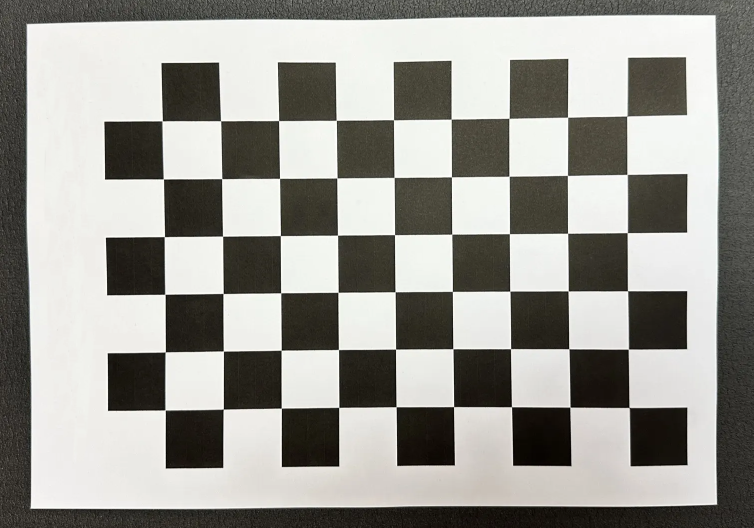
//> input picture bloque_1/clase_3/soluciones/data/chessboard.png, 1507 x 1055 px (shown at 1/2 size)
$ ./rejilla   (built with g++ and OpenCV 4)
//> lines starting //> are read from the running program, lines starting //| are printed output that depends on the picture; after the words box and inside, x2 and y2 are one past the last pixel; in counts of white or black regions, pixels touching at a corner belong together
#include <opencv2/core.hpp>
#include <opencv2/highgui.hpp>
#include <opencv2/imgcodecs.hpp>
#include <opencv2/imgproc.hpp>
#include <cmath>
#include <iostream>
#include <string>
#include <vector>

const std::string IMAGE = "../data/chessboard.png";
const std::string WINDOW = "P2 grid";

/**
 * Rectas de la imagen de bordes con cv::HoughLines.
 *
 * @param edges     imagen de bordes (CV_8U, 0 o 255)
 * @param rhoRes    tamaño de las celdas del acumulador en rho, en píxeles
 * @param thetaRes  tamaño de las celdas del acumulador en theta, en radianes
 * @param votes     píxeles de borde que necesita una recta para aceptarla
 * @param minTheta, maxTheta  rango de theta de las rectas que se buscan, en radianes
 * @return las rectas (rho, theta), ordenadas por votos: primero la más votada; vacío si no
 *         encuentra ninguna
 */
std::vector<cv::Vec2f> findLines(const cv::Mat& edges, double rhoRes, double thetaRes, int votes,
                                 double minTheta, double maxTheta) {
    //// TODO: CODE HERE
    std::vector<cv::Vec2f> lines;
    cv::HoughLines(edges, lines, rhoRes, thetaRes, votes, 0, 0, minTheta, maxTheta);
    //// END TODO
    return lines;
}

/**
 * Dibuja sobre img la recta x cos(theta) + y sin(theta) = rho, de borde a borde.
 *
 * @param img    imagen sobre la que se dibuja, en color (BGR)
 * @param rho    distancia de la recta al origen (0, 0), en píxeles
 * @param theta  ángulo de la normal de la recta, en radianes
 * @param color  color de la recta, en BGR
 */
void drawLine(cv::Mat& img, double rho, double theta, const cv::Scalar& color) {
    //// TODO: CODE HERE
    int length = img.cols + img.rows;      // más que la diagonal de la imagen
    double x0 = rho * std::cos(theta);
    double y0 = rho * std::sin(theta);
    // El vector normal a la recta es (cos(theta), sin(theta)), queremos el vector perpendicular -> + 90 grados
    // cos(theta + 90) = -sin(theta)  || sin(theta + 90) = cos(theta)
    double dx = -std::sin(theta);
    double dy = std::cos(theta);
    cv::Point p1((int)(x0 - length * dx), (int)(y0 - length * dy));
    cv::Point p2((int)(x0 + length * dx), (int)(y0 + length * dy));
    cv::line(img, p1, p2, color, 2);
    //// END TODO
}

/**
 * Punto de cruce de dos rectas, con cv::solve.
 *
 * @param line1, line2  rectas (rho, theta), como las de findLines
 * @param point         salida: el cruce (x, y), si lo hay
 * @return true si hay cruce, false si las rectas son paralelas
 */
bool crossing(const cv::Vec2f& line1, const cv::Vec2f& line2, cv::Point2d& point) {
    //// TODO: CODE HERE
    bool found = false;
    // Dos rectas: dos ecuaciones, dos incógnitas (x, y)
    double rho1 = line1[0], theta1 = line1[1];
    double rho2 = line2[0], theta2 = line2[1];
    cv::Mat_<double> A({2, 2}, {std::cos(theta1), std::sin(theta1),
                                std::cos(theta2), std::sin(theta2)});
    cv::Mat_<double> b({2, 1}, {rho1, rho2});
    cv::Mat p;
    bool ok = cv::solve(A, b, p);
    if (ok) {
        point = cv::Point2d(p.at<double>(0), p.at<double>(1));
        found = true;
    }
    //// END TODO
    return found;
}

int main() {
    //// Cargar la imagen: en color para dibujar encima, en escala de grises para buscar los bordes
    cv::Mat img = cv::imread(IMAGE);
//> img is the input picture: 1055 rows x 1507 cols, CV_8UC3; mean B, G, R 147.9, 153.5, 154.6
    if (img.empty()) {
        std::cerr << "Error: could not read the image" << std::endl;
        return 1;
    }
    cv::Mat gray;
    cv::cvtColor(img, gray, cv::COLOR_BGR2GRAY);
    int height = gray.rows, width = gray.cols;
//> height = 1055; width = 1507

    //// Trackbars (nullptr: la posición se lee con getTrackbarPos)
    // WINDOW_NORMAL + resizeWindow: las ventanas empiezan a la mitad del tamaño de la foto y se pueden agrandar
    // con el ratón (con GTK, nunca por debajo del tamaño que tienen al mostrar la imagen por primera vez)
    cv::namedWindow(WINDOW, cv::WINDOW_NORMAL);
    cv::namedWindow("edges", cv::WINDOW_NORMAL);
    cv::resizeWindow(WINDOW, width / 2, height / 2 + 280);     // + 280: las 5 trackbars van dentro de la ventana
    cv::resizeWindow("edges", width / 2, height / 2);
    cv::createTrackbar("canny low", WINDOW, nullptr, 500);    // Canny: umbral bajo, los bordes débiles pegados a uno fuerte se quedan
    cv::createTrackbar("canny high", WINDOW, nullptr, 500);   // Canny: umbral alto, por encima es borde seguro
    cv::createTrackbar("rho res", WINDOW, nullptr, 200);    // tamaño de las celdas del acumulador en rho, en décimas de px
    cv::createTrackbar("theta res", WINDOW, nullptr, 50);   // tamaño de las celdas del acumulador en theta, en décimas de grado
    cv::createTrackbar("votes", WINDOW, nullptr, 3000);     // píxeles de borde que necesita una recta para aceptarla
    cv::setTrackbarPos("canny low", WINDOW, 50);
    cv::setTrackbarPos("canny high", WINDOW, 150);
    cv::setTrackbarPos("rho res", WINDOW, 10);
    cv::setTrackbarPos("theta res", WINDOW, 10);
    cv::setTrackbarPos("votes", WINDOW, 350);
    cv::setTrackbarMin("rho res", WINDOW, 1);
    cv::setTrackbarMin("theta res", WINDOW, 1);
    cv::setTrackbarMin("votes", WINDOW, 1);

    while (true) {
        double rhoRes = cv::getTrackbarPos("rho res", WINDOW) / 10.0;                          // de décimas de px a px
        double thetaRes = (cv::getTrackbarPos("theta res", WINDOW) / 10.0) * (CV_PI / 180.0);  // de décimas de grado a radianes
        int votes = cv::getTrackbarPos("votes", WINDOW);
        int cannyLow = cv::getTrackbarPos("canny low", WINDOW);
        int cannyHigh = cv::getTrackbarPos("canny high", WINDOW);
        cv::Mat result = img.clone();

        //// 1. Bordes
        cv::Mat blurred, edges;
        cv::GaussianBlur(gray, blurred, cv::Size(5, 5), 0);
        cv::Canny(blurred, edges, cannyLow, cannyHigh);
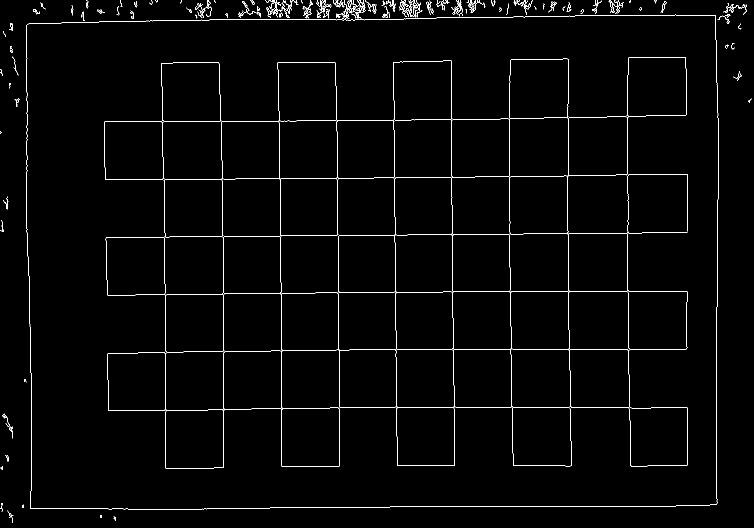
//> edges: 1055 rows x 1507 cols, CV_8UC1 (shown at 1/2 size); 1.7% white in thin lines or dots
        cv::dilate(edges, edges, cv::Mat());    // kernel vacío: 3x3
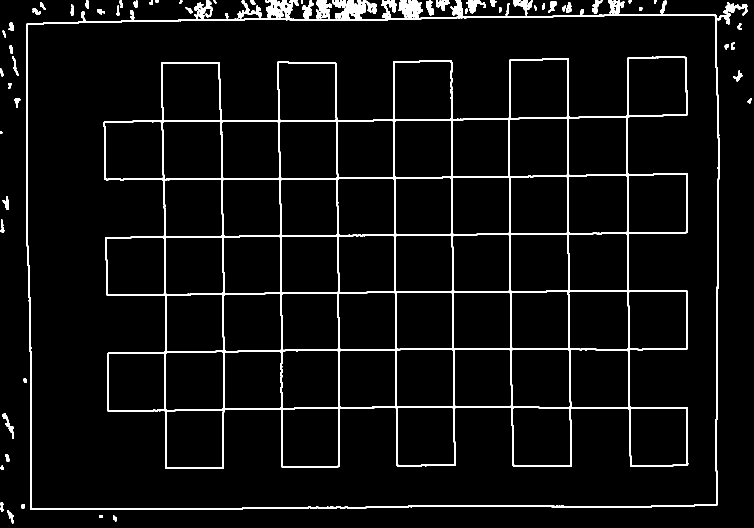
//> edges: 1055 rows x 1507 cols, CV_8UC1 (shown at 1/2 size); 5% white; 65 white regions, largest, box (x1, y1, x2, y2) and area: (207, 113, 1377, 938) 49076, (52, 0, 1439, 1020) 22073, (1434, 5, 1495, 49) 794

        //// 2. Rectas. theta es el ángulo de la normal de la recta: 0 para una recta vertical, 90 grados para una horizontal
        std::vector<cv::Vec2f> vertical = findLines(edges, rhoRes, thetaRes, votes, -CV_PI / 4, CV_PI / 4);        // theta de -45 a 45 grados
//> in findLines, `cv::HoughLines(edges, lines, rhoRes, thetaRes, votes, 0, 0, minTheta, ..`: lines = 30 lines (rho, theta), first 12: [1434, 0], [47, -0.02], [1136, 0], [320, -0.02], [562, 0], [1127, -0.02], [552, -0.02], [330, 0], [1256, 0], [446, 0], [1010, -0.02], [904, 0]
//> vertical = 30 items, first 12: [1434, 0], [47, -0.02], [1136, 0], [320, -0.02], [562, 0], [1127, -0.02], [552, -0.02], [330, 0], [1256, 0], [446, 0], [1010, -0.02], [904, 0]
        std::vector<cv::Vec2f> horizontal = findLines(edges, rhoRes, thetaRes, votes, CV_PI / 4, 3 * CV_PI / 4);   // theta de 45 a 135 grados
//> horizontal = 39 items, first 12: [699, 1.57], [815, 1.57], [254, 1.55], [47, 1.55], [51, 1.55], [1013, 1.57], [583, 1.57], [711, 1.55], [370, 1.55], [827, 1.55], [241, 1.57], [31, 1.57]
        for (const cv::Vec2f& line : vertical) {
            drawLine(result, line[0], line[1], cv::Scalar(0, 0, 255));
        }
//> this loop made 30 passes
//> (x0 in drawLine, y0 in drawLine, dx in drawLine, p1 in drawLine, p2 in drawLine) on passes 1, 3, 5, 8, 9, 10, 12, 13, 16, 19, 20, 23: (1434, 0, 0, Point(1434, -2562), Point(1434, 2562)), (1136, 0, 0, Point(1136, -2562), Point(1136, 2562)), (562, 0, 0, Point(562, -2562), Point(562, 2562)), (330, 0, 0, Point(330, -2562), Point(330, 2562)), (1256, 0, 0, Point(1256, -2562), Point(1256, 2562)), (446, 0, 0, Point(446, -2562), Point(446, 2562)), (904, 0, 0, Point(904, -2562), Point(904, 2562)), (677, 0, 0, Point(677, -2562), Point(677, 2562)), (1019, 0, 0, Point(1019, -2562), Point(1019, 2562)), (54, 0, 0, Point(54, -2562), Point(54, 2562)), (1373, 0, 0, Point(1373, -2562), Point(1373, 2562)), (789, 0, 0, Point(789, -2562), Point(789, 2562))
//> (line, x0 in drawLine, y0 in drawLine, dx in drawLine, p1 in drawLine, p2 in drawLine) on passes 2, 4, 6, 7, 11, 14: ([47, -0.0175], 46.99, -0.82, 0.0175, Point(2, -2562), Point(91, 2560)), ([320, -0.0175], 320, -5.58, 0.0175, Point(275, -2567), Point(364, 2556)), ([1127, -0.0175], 1126.8, -19.67, 0.0175, Point(1082, -2581), Point(1171, 2541)), ([552, -0.0175], 551.9, -9.63, 0.0175, Point(507, -2571), Point(596, 2551)), ([1010, -0.0175], 1009.8, -17.63, 0.0175, Point(965, -2579), Point(1054, 2543)), ([1245, -0.0175], 1244.8, -21.73, 0.0175, Point(1200, -2583), Point(1289, 2539))
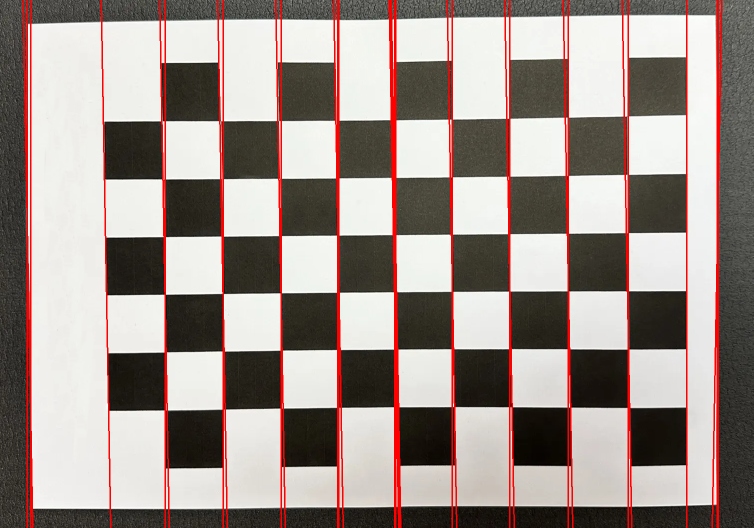
//> result: 1055 rows x 1507 cols, CV_8UC3 (shown at 1/2 size); mean B, G, R 140, 145.4, 159.5
        for (const cv::Vec2f& line : horizontal) {
            drawLine(result, line[0], line[1], cv::Scalar(0, 0, 255));
        }
//> this loop made 39 passes
//> (line, x0 in drawLine, y0 in drawLine, dx in drawLine, dy in drawLine, p1 in drawLine, p2 in drawLine) on passes 1 to 8: ([699, 1.57], -3.06e-05, 699, -1, -4.37e-08, Point(2561, 699), Point(-2562, 698)), ([815, 1.57], -3.56e-05, 815, -1, -4.37e-08, Point(2561, 815), Point(-2562, 814)), ([254, 1.55], 4.43, 254, -1, 0.0175, Point(2566, 209), Point(-2557, 298)), ([47, 1.55], 0.82, 46.99, -1, 0.0175, Point(2562, 2), Point(-2560, 91)), ([51, 1.55], 0.89, 50.99, -1, 0.0175, Point(2562, 6), Point(-2560, 95)), ([1013, 1.57], -4.43e-05, 1013, -1, -4.37e-08, Point(2561, 1013), Point(-2562, 1012)), ([583, 1.57], -2.55e-05, 583, -1, -4.37e-08, Point(2561, 583), Point(-2562, 582)), ([711, 1.55], 12.41, 710.9, -1, 0.0175, Point(2574, 666), Point(-2549, 755))
//> pass 1, `drawLine(result, line[0], line[1], cv::Scalar(0, 0, 255));`:
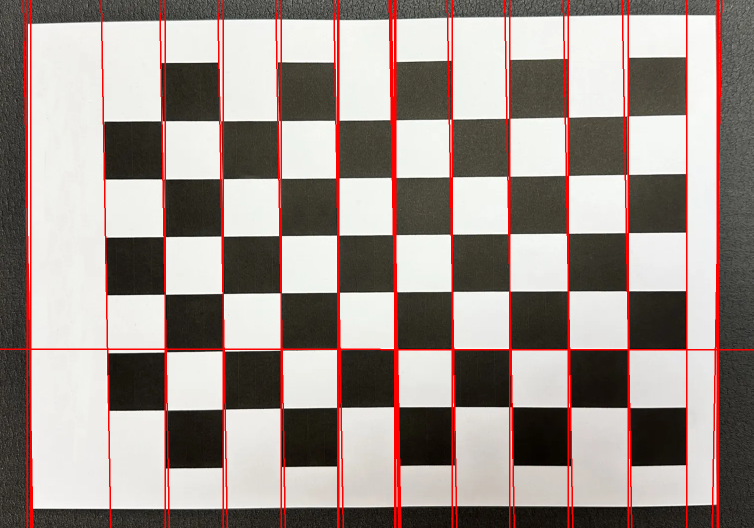
//> result: 1055 rows x 1507 cols, CV_8UC3 (shown at 1/2 size); 0.27% of pixels changed, all inside (x1, y1, x2, y2) = (0, 697, 1507, 701)
//> pass 3, `drawLine(result, line[0], line[1], cv::Scalar(0, 0, 255));`:
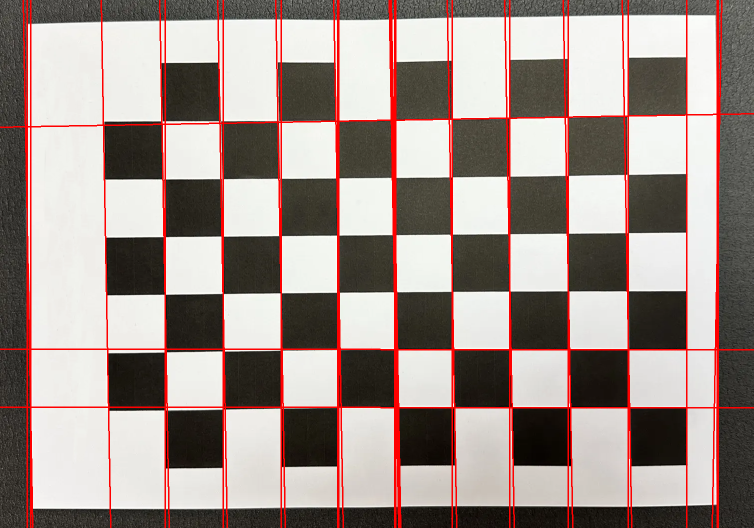
//> result: 1055 rows x 1507 cols, CV_8UC3 (shown at 1/2 size); mean B, G, R 138.8, 144.2, 160.4
//> after the loop:
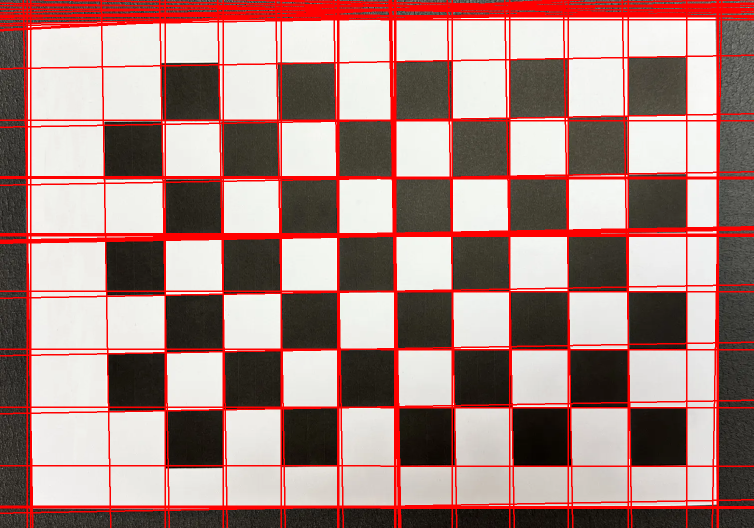
//> result: 1055 rows x 1507 cols, CV_8UC3 (shown at 1/2 size); 7.31% of pixels changed, all inside (x1, y1, x2, y2) = (0, 0, 1507, 1028)

        //// 3. Cruces: cada recta vertical con cada horizontal, solo los que caen dentro de la imagen
        std::vector<cv::Point2d> crossings;
        for (const cv::Vec2f& v : vertical) {
            for (const cv::Vec2f& h : horizontal) {
                cv::Point2d point;
                if (crossing(v, h, point) && 0 <= point.x && point.x < width && 0 <= point.y && point.y < height) {
                    crossings.push_back(point);
                }
            }
        }
//> this loop made 30 passes
//> v on passes 1 to 12: [1434, 0], [47, -0.0175], [1136, 0], [320, -0.0175], [562, 0], [1127, -0.0175], [552, -0.0175], [330, 0], [1256, 0], [446, 0], [1010, -0.0175], [904, 0]
//> after the loop, crossings = 1134 Points (x, y), first 12: [1434, 699], [1434, 815], [1434, 229], [1434, 21.98], [1434, 25.98], [1434, 1013], [1434, 583], [1434, 686.1], [1434, 345], [1434, 802.1], [1434, 241], [1434, 31]
        for (const cv::Point2d& c : crossings) {
            cv::circle(result, cv::Point((int)c.x, (int)c.y), 6, cv::Scalar(255, 255, 0), -1);
        }
//> this loop made 1134 passes
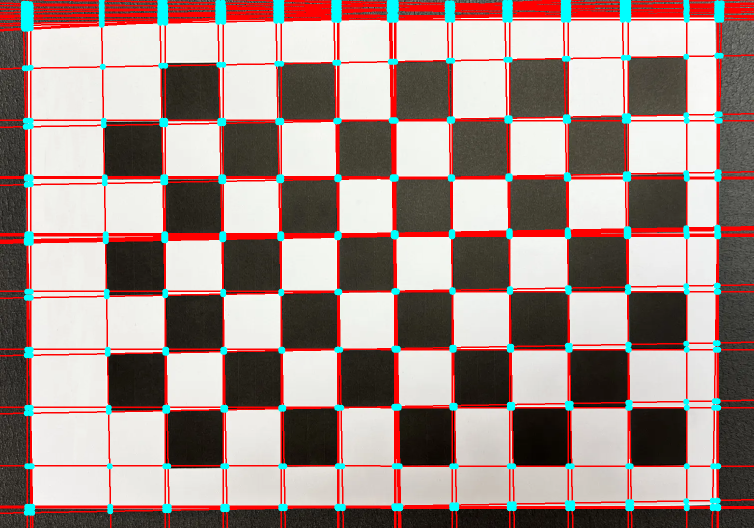
//> result: 1055 rows x 1507 cols, CV_8UC3 (shown at 1/2 size); 2.64% of pixels changed, all inside (x1, y1, x2, y2) = (41, 0, 1450, 1032)

        cv::imshow("edges", edges);
        cv::imshow(WINDOW, result);
        std::string title = "vertical: " + std::to_string(vertical.size()) + "   horizontal: " + std::to_string(horizontal.size())
                          + "   crossings: " + std::to_string(crossings.size());
        cv::setWindowTitle(WINDOW, title);
        if (cv::waitKey(30) == 27) {
//> the Esc key is pressed
            break;
        }
    }

    cv::destroyAllWindows();
    return 0;
}
